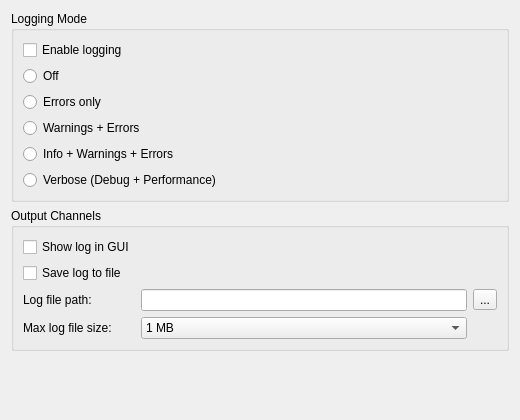
<?xml version="1.0" encoding="UTF-8"?>
<ui version="4.0">
 <class>LoggingPane</class>
 <widget class="QWidget" name="LoggingPane">
  <property name="geometry">
   <rect>
    <x>0</x>
    <y>0</y>
    <width>520</width>
    <height>420</height>
   </rect>
  </property>
  <property name="windowTitle">
   <string>Logging</string>
  </property>

  <layout class="QVBoxLayout" name="verticalLayout">

   <!-- === Section: Logging Mode === -->
   <item>
    <widget class="QGroupBox" name="grpLoggingMode">
     <property name="title">
      <string>Logging Mode</string>
     </property>
     <layout class="QVBoxLayout" name="layoutMode">

      <item>
       <widget class="QCheckBox" name="chkEnableLogging">
        <property name="text">
         <string>Enable logging</string>
        </property>
       </widget>
      </item>

      <!-- Radio buttons representing 5 log-level modes -->
      <item>
       <widget class="QRadioButton" name="rbLogOff">
        <property name="text">
         <string>Off</string>
        </property>
       </widget>
      </item>

      <item>
       <widget class="QRadioButton" name="rbErrorsOnly">
        <property name="text">
         <string>Errors only</string>
        </property>
       </widget>
      </item>

      <item>
       <widget class="QRadioButton" name="rbWarningsAndErrors">
        <property name="text">
         <string>Warnings + Errors</string>
        </property>
       </widget>
      </item>

      <item>
       <widget class="QRadioButton" name="rbInfoWarningsErrors">
        <property name="text">
         <string>Info + Warnings + Errors</string>
        </property>
       </widget>
      </item>

      <item>
       <widget class="QRadioButton" name="rbVerbose">
        <property name="text">
         <string>Verbose (Debug + Performance)</string>
        </property>
       </widget>
      </item>

     </layout>
    </widget>
   </item>

   <!-- === Section: Output Channels === -->
   <item>
    <widget class="QGroupBox" name="grpOutputChannels">
     <property name="title">
      <string>Output Channels</string>
     </property>
     <layout class="QGridLayout" name="layoutOutput">

      <item row="0" column="0">
       <widget class="QCheckBox" name="chkGuiOutput">
        <property name="text">
         <string>Show log in GUI</string>
        </property>
       </widget>
      </item>

      <item row="1" column="0">
       <widget class="QCheckBox" name="chkFileOutput">
        <property name="text">
         <string>Save log to file</string>
        </property>
       </widget>
      </item>

      <item row="2" column="0">
       <widget class="QLabel" name="lblPath">
        <property name="text">
         <string>Log file path:</string>
        </property>
       </widget>
      </item>

      <item row="3" column="0">
       <widget class="QLabel" name="lblMaxSize">
        <property name="text">
         <string>Max log file size:</string>
        </property>
       </widget>
      </item>

      <item row="3" column="1">
       <widget class="QComboBox" name="cmbMaxSize">
        <item>
         <property name="text">
          <string>1 MB</string>
         </property>
        </item>
        <item>
         <property name="text">
          <string>2 MB</string>
         </property>
        </item>
        <item>
         <property name="text">
          <string>5 MB</string>
         </property>
        </item>
       </widget>
      </item>



      <item row="2" column="1">
       <widget class="QLineEdit" name="editFilePath"/>
      </item>

      <item row="2" column="2">
       <widget class="QToolButton" name="btnBrowse">
        <property name="text">
         <string>...</string>
        </property>
       </widget>
      </item>

     </layout>
    </widget>
   </item>

   <item>
    <spacer name="spacerBottom">
     <property name="orientation">
      <enum>Qt::Vertical</enum>
     </property>
     <property name="sizeHint">
      <size>
       <width>20</width>
       <height>40</height>
      </size>
     </property>
    </spacer>
   </item>

  </layout>
 </widget>

 <resources/>
 <connections/>
</ui>
